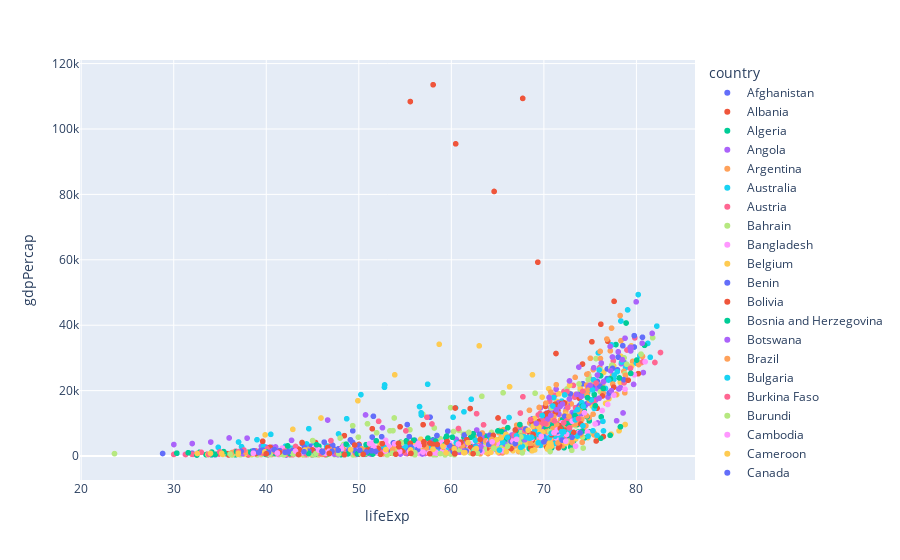

Notebook source saved alongside this figure:
### Code cell
most_correlated_columns, most_unique_categorical = select_relevant_columns(df)
scatter_fig = auto_visualize(df, most_correlated_columns, most_unique_categorical)
scatter_fig.show()
